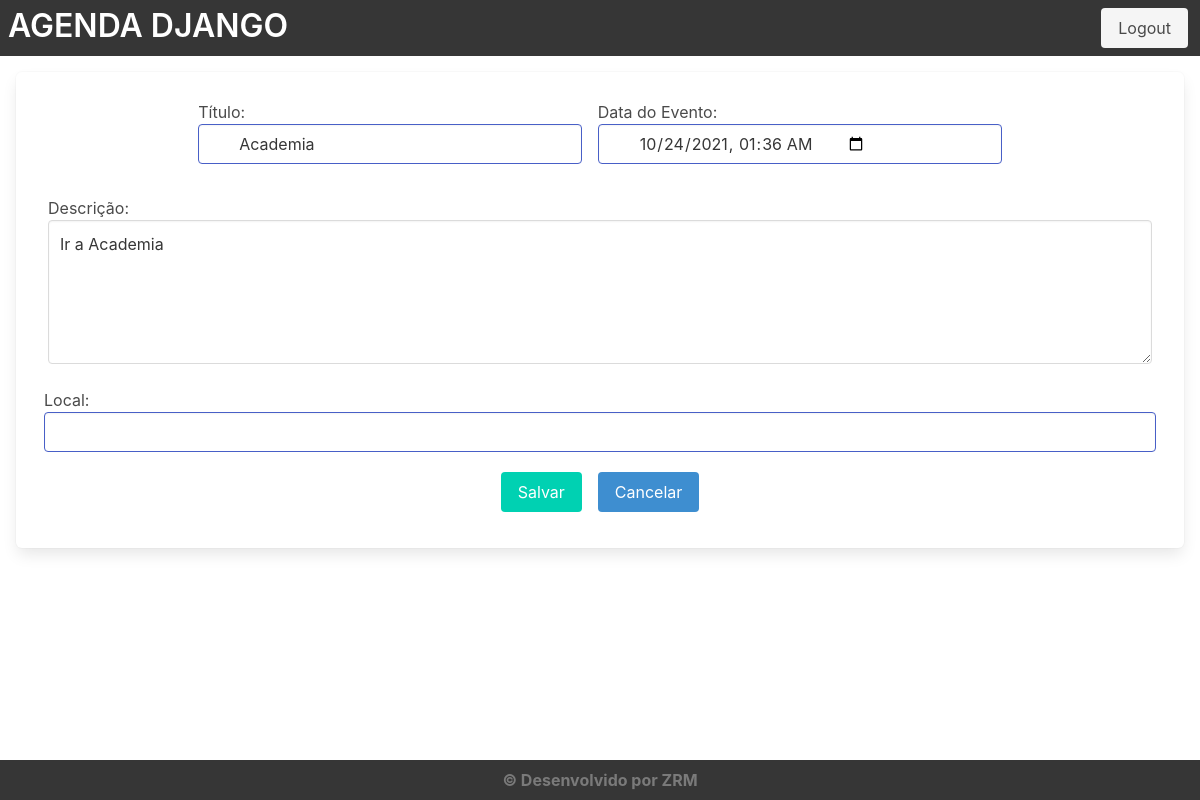
The app's page /agenda/evento/?id=2 (signed in), older data.
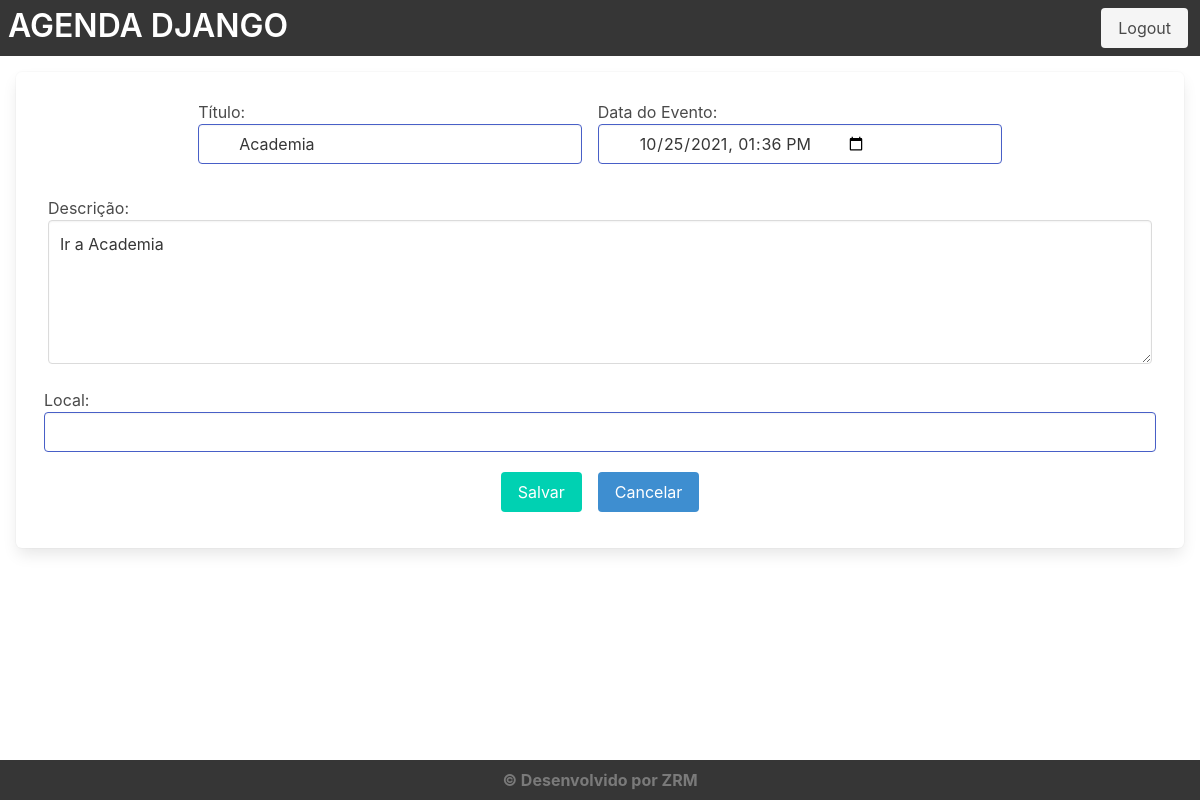
The same page, newer data.
### core/models.py (models this page shows, shortened)
class Evento(models.Model):
    titulo = models.CharField(max_length=100)
    descricao = models.TextField(blank=True, null=True)
    data_evento = models.DateTimeField(verbose_name='Data do Evento')
    data_criacao = models.DateTimeField(auto_now=True)
    local= models.TextField(blank=True, null=True)
    usuario = models.ForeignKey(User, on_delete=models.CASCADE)
    class Meta:
        db_table = 'evento'
    def get_data_input_evento(self):
        return self.data_evento.strftime('%Y-%m-%dT%H:%M')

### core/views.py (the view)
# urls.py: path('agenda/evento/', views.evento),
@login_required(login_url="/login/")
def evento(request):
    id_evento = request.GET.get('id')
    dados = {}
    if(id_evento):
        dados['evento'] = Evento.objects.get(id=id_evento)
    return render(request, 'evento.html', dados)

### templates/evento.html (shortened to what this page needs)
{% extends "model-page.html" %}
{% block content %}
<form action="submit" method="post">
    <div class="box m-4">
        <div class="is-flex is-justify-content-center">
                <div class="field">
                    <p class="control has-icons-left m-2">
                        <label>Título:</label>
                        <input class="input is-link" type="text" name="titulo" size="23" value="{{ evento.titulo }}">
                    </p>
                </div>
                <div class="field">
                    <p class="control has-icons-left m-2">
                        <label>Data do Evento:</label>
                        <input class="input is-link" type="datetime-local" name="data_evento" value="{{ evento.get_data_input_evento }}">
                    </p>
                </div>
            </div>
                <div class="field">
                    <div class="column is-narrow">
                        <label>Descrição:</label>
                        <textarea class="textarea" name="descricao" rows="5" cols="24">{{ evento.descricao }}</textarea>
                    </div>
                </div>
                <div class="field">
                    <p class="control has-icons-left m-2">
                        <label>Local:</label>
                        <input class="input is-link" type="text" name="local"
                               value="{% if evento.local != None %} {{evento.local}} {% endif %}">
                    </p>
                </div>
                <div class="columns is-mobile is-centered m-2">
                    <button class="button is-primary m-2" type="submit">Salvar</button>
                    <a href="/" class="button is-info m-2">Cancelar</a>
                </div>
        </div>
</form>
{% endblock %}

Row changes from the older to the newer data that the page shows:
changed Evento "Academia": data_evento "10/24/2021 01:36" → "10/25/2021 13:36"
